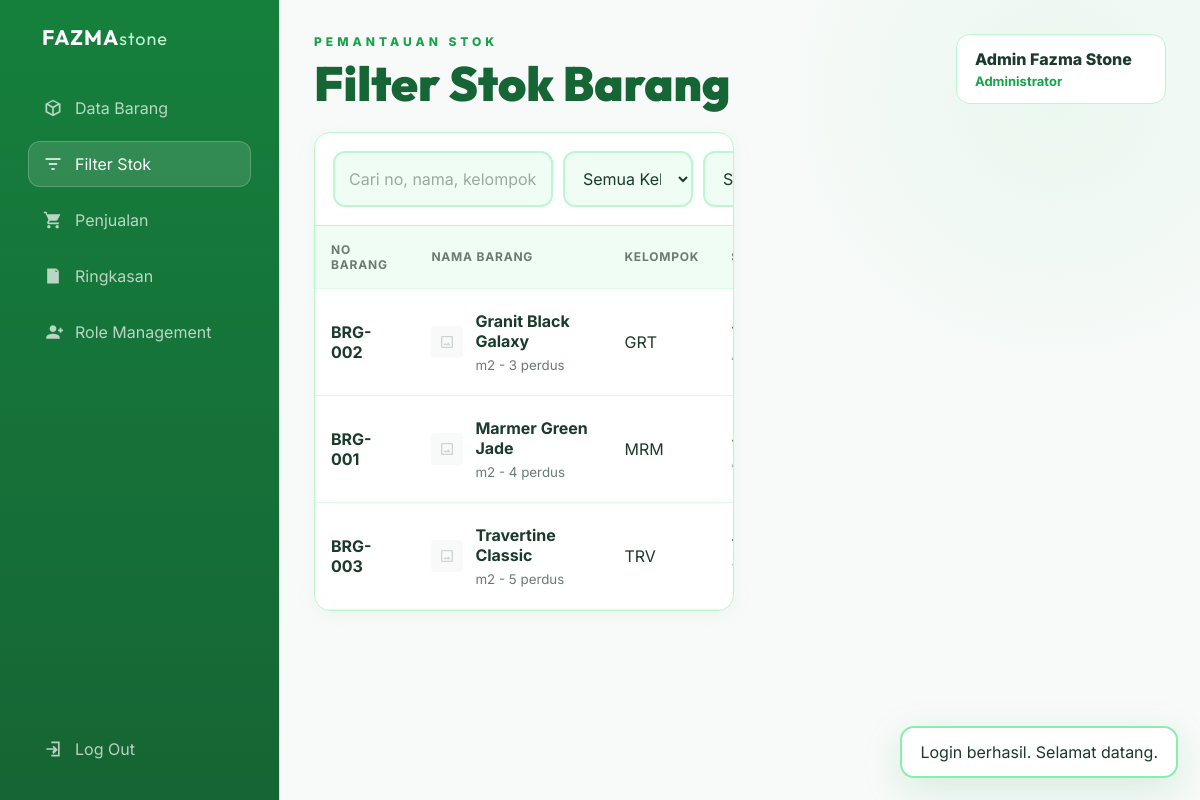
/filter-stok.php (signed in), run on an earlier commit of the app's database.
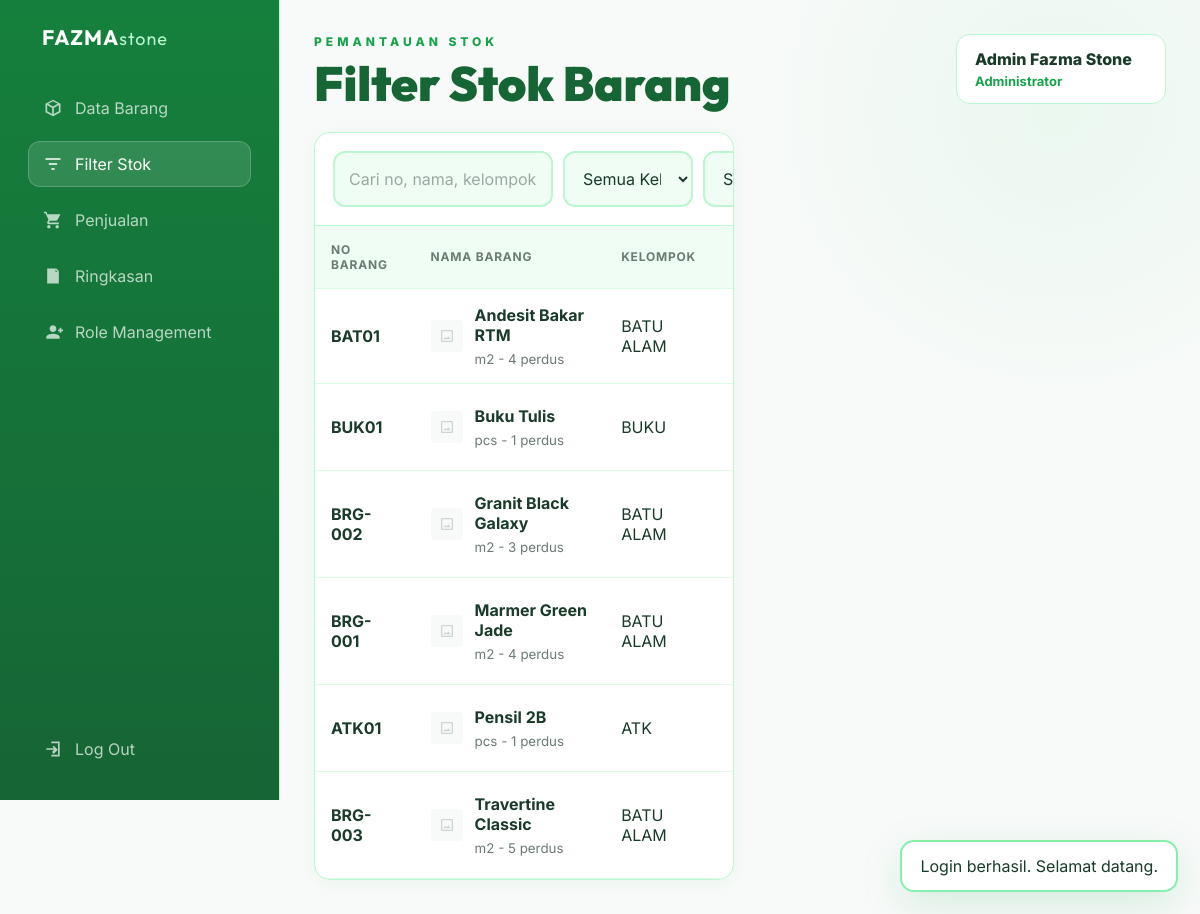
And on a later commit of the database.
### tables this page shows
CREATE TABLE barang (
  idbarang VARCHAR(15) NOT NULL,
  nama VARCHAR(40) NOT NULL,
  kelompok VARCHAR(50) NOT NULL,
  ukuran VARCHAR(20) NOT NULL DEFAULT '',
  stok INT UNSIGNED NOT NULL DEFAULT 0,
  harga INT UNSIGNED NOT NULL DEFAULT 0,
  satuan VARCHAR(5) NOT NULL,
  perdus INT UNSIGNED NOT NULL DEFAULT 0,
  margin1 INT UNSIGNED NOT NULL DEFAULT 0,
  harga1 INT UNSIGNED AS (ROUND((harga * margin1) / 100)) STORED,
  jual INT UNSIGNED AS (harga + ROUND((harga * margin1) / 100)) STORED,
  supplyer VARCHAR(5) NOT NULL,
  batas_diskon INT UNSIGNED NOT NULL DEFAULT 0,
  jumlah_diskon INT UNSIGNED NOT NULL DEFAULT 0,
  gambar VARCHAR(255) NOT NULL DEFAULT '',
  created_at TIMESTAMP NOT NULL DEFAULT CURRENT_TIMESTAMP,
  updated_at TIMESTAMP NOT NULL DEFAULT CURRENT_TIMESTAMP ON UPDATE CURRENT_TIMESTAMP,
  PRIMARY KEY (idbarang),
  INDEX idx_barang_nama (nama),
  INDEX idx_barang_kelompok (kelompok),
  INDEX idx_barang_supplyer (supplyer),
  INDEX idx_barang_stok (stok),
  INDEX idx_barang_harga (harga)
);

### backend/helpers.php (called while the page is built, shortened)
<?php
function app_base_path(): string
{
    $scriptName = str_replace('\\', '/', $_SERVER['SCRIPT_NAME'] ?? '');
    $directory = rtrim(str_replace('\\', '/', dirname($scriptName)), '/');
    if ($directory === '' || $directory === '.') {
        return '';
    }
    return $directory;
}
function url_path(string $path = ''): string
{
    $base = app_base_path();
    $path = '/' . ltrim($path, '/');
    return $base . $path;
}
function pull_flash(): ?array
{
    $flash = $_SESSION['flash'];
    return $flash;
}
function h(mixed $value): string
{
    return htmlspecialchars((string) $value, ENT_QUOTES, 'UTF-8');
}
function number_value(mixed $value): int
{
    return max(0, (int) $value);
}

### backend/auth.php (called while the page is built, shortened)
<?php
require_once __DIR__ . '/helpers.php';
require_once __DIR__ . '/database.php';
function current_user(): ?array
{
    return $_SESSION['user'] ?? null;
}
function is_administrator(): bool
{
    return strtolower((string) (current_user()['role'] ?? '')) === 'administrator';
}

### backend/database.php (called while the page is built, shortened)
<?php
function db(): PDO
{
    $dsn = 'mysql:host=' . DB_HOST . ';port=' . DB_PORT . ';dbname=' . DB_NAME . ';charset=utf8mb4';
    $pdo = new PDO($dsn, DB_USER, DB_PASS, [
        PDO::ATTR_ERRMODE => PDO::ERRMODE_EXCEPTION,
        PDO::ATTR_DEFAULT_FETCH_MODE => PDO::FETCH_ASSOC,
        PDO::ATTR_EMULATE_PREPARES => false,
    ]);
    ensure_database_schema($pdo);
    return $pdo;
}
function ensure_database_schema(PDO $pdo): void
{
    $pdo->exec("
        CREATE TABLE IF NOT EXISTS admins (
            id INT UNSIGNED AUTO_INCREMENT PRIMARY KEY,
            username VARCHAR(50) NOT NULL UNIQUE,
            email VARCHAR(120) NOT NULL UNIQUE,
            password_hash VARCHAR(255) NOT NULL,
            role VARCHAR(40) NOT NULL DEFAULT 'Administrator',
            name VARCHAR(120) NOT NULL,
            created_at TIMESTAMP NOT NULL DEFAULT CURRENT_TIMESTAMP,
            updated_at TIMESTAMP NOT NULL DEFAULT CURRENT_TIMESTAMP ON UPDATE CURRENT_TIMESTAMP
        ) ENGINE=InnoDB DEFAULT CHARSET=utf8mb4 COLLATE=utf8mb4_unicode_ci
    ");
    $pdo->exec("
        CREATE TABLE IF NOT EXISTS barang (
            idbarang VARCHAR(15) NOT NULL,
            nama VARCHAR(40) NOT NULL,
            kelompok VARCHAR(50) NOT NULL,
            ukuran VARCHAR(20) NOT NULL DEFAULT '',
            stok INT UNSIGNED NOT NULL DEFAULT 0,
            harga INT UNSIGNED NOT NULL DEFAULT 0,
            satuan VARCHAR(5) NOT NULL,
            perdus INT UNSIGNED NOT NULL DEFAULT 0,
            margin1 INT UNSIGNED NOT NULL DEFAULT 0,
            harga1 INT UNSIGNED AS (ROUND((harga * margin1) / 100)) STORED,
            jual INT UNSIGNED AS (harga + ROUND((harga * margin1) / 100)) STORED,
            supplyer VARCHAR(5) NOT NULL,
            batas_diskon INT UNSIGNED NOT NULL DEFAULT 0,
            jumlah_diskon INT UNSIGNED NOT NULL DEFAULT 0,
            gambar VARCHAR(255) NOT NULL DEFAULT '',
            created_at TIMESTAMP NOT NULL DEFAULT CURRENT_TIMESTAMP,
            updated_at TIMESTAMP NOT NULL DEFAULT CURRENT_TIMESTAMP ON UPDATE CURRENT_TIMESTAMP,
            PRIMARY KEY (idbarang),
            INDEX idx_barang_nama (nama),
            INDEX idx_barang_kelompok (kelompok),
            INDEX idx_barang_supplyer (supplyer),
            INDEX idx_barang_stok (stok),
            INDEX idx_barang_harga (harga)
        ) ENGINE=InnoDB DEFAULT CHARSET=utf8mb4 COLLATE=utf8mb4_unicode_ci
    ");
    $pdo->exec("
        CREATE TABLE IF NOT EXISTS b_keluar (
            id INT UNSIGNED AUTO_INCREMENT PRIMARY KEY,
            no_faktur CHAR(10) NOT NULL,
            tgl_faktur DATE NOT NULL,
            kode_brg VARCHAR(15) NOT NULL,
            jumlah INT UNSIGNED NOT NULL DEFAULT 0,
            harga_beli INT UNSIGNED NOT NULL DEFAULT 0,
            harga_jual INT UNSIGNED NOT NULL DEFAULT 0,
            total INT UNSIGNED NOT NULL DEFAULT 0,
            created_by INT UNSIGNED NULL,
            created_at TIMESTAMP NOT NULL DEFAULT CURRENT_TIMESTAMP,
            INDEX idx_b_keluar_faktur (no_faktur),
            INDEX idx_b_keluar_tanggal (tgl_faktur),
            INDEX idx_b_keluar_barang (kode_brg),
            CONSTRAINT fk_b_keluar_barang FOREIGN KEY (kode_brg) REFERENCES barang(idbarang)
                ON UPDATE CASCADE ON DELETE RESTRICT
        ) ENGINE=InnoDB DEFAULT CHARSET=utf8mb4 COLLATE=utf8mb4_unicode_ci
    ");
    try {
        $pdo->exec('ALTER TABLE barang MODIFY kelompok VARCHAR(50) NOT NULL');
    } catch (PDOException) {
    }
    $adminCount = (int) $pdo->query('SELECT COUNT(*) FROM admins')->fetchColumn();
}

### backend/barang.php (called while the page is built, shortened)
<?php
require_once __DIR__ . '/helpers.php';
require_once __DIR__ . '/database.php';
function normalize_barang(array $item): array
{
    $harga = number_value($item['harga'] ?? 0);
    $margin = number_value($item['margin1'] ?? 0);
    $hargaMargin = (int) round(($harga * $margin) / 100);
    $jual = $harga + $hargaMargin;
    $batas_diskon = number_value($item['batas_diskon'] ?? 0);
    $jumlah_diskon = (int) round(($jual * $batas_diskon) / 100);
    return [
        'idbarang' => strtoupper(substr(trim((string) ($item['idbarang'] ?? '')), 0, 15)),
        'nama' => substr(trim((string) ($item['nama'] ?? '')), 0, 40),
        'kelompok' => strtoupper(substr(trim((string) ($item['kelompok'] ?? '')), 0, 10)),
        'ukuran' => substr(trim((string) ($item['ukuran'] ?? '')), 0, 20),
        'stok' => number_value($item['stok'] ?? 0),
        'harga' => $harga,
        'satuan' => substr(trim((string) ($item['satuan'] ?? '')), 0, 5),
        'perdus' => number_value($item['perdus'] ?? 0),
        'margin1' => $margin,
        'harga1' => $hargaMargin,
        'jual' => $jual,
        'supplyer' => strtoupper(substr(trim((string) ($item['supplyer'] ?? '')), 0, 5)),
        'batas_diskon' => $batas_diskon,
        'jumlah_diskon' => $jumlah_diskon,
        'gambar' => trim((string) ($item['gambar'] ?? '')),
    ];
}
function all_barang(): array
{
    $statement = db()->query('
        SELECT idbarang, nama, kelompok, ukuran, stok, harga, satuan, perdus, margin1, harga1, jual,
               supplyer, batas_diskon, jumlah_diskon, gambar
        FROM barang
        ORDER BY nama ASC
    ');
    return array_map('normalize_barang', $statement->fetchAll());
}
function filter_barang(array $rows, array $filters): array
{
    $search = strtolower(trim((string) ($filters['search'] ?? '')));
    $kelompok = strtoupper(trim((string) ($filters['kelompok'] ?? '')));
    $supplyer = strtoupper(trim((string) ($filters['supplyer'] ?? '')));
    $stok = trim((string) ($filters['stok'] ?? ''));
    $sort = trim((string) ($filters['sort'] ?? 'nama-asc'));
    $results = array_values(array_filter($rows, function (array $item) use ($search, $kelompok, $supplyer, $stok): bool {
        if ($search !== '') {
            $haystack = strtolower(implode(' ', [$item['idbarang'], $item['nama'], $item['kelompok'], $item['supplyer']]));
            if (!str_contains($haystack, $search)) {
                return false;
            }
        }
        if ($kelompok !== '' && $item['kelompok'] !== $kelompok) {
            return false;
        }
        if ($supplyer !== '' && $item['supplyer'] !== $supplyer) {
            return false;
        }
        if ($stok === 'available' && $item['stok'] <= 0) {
            return false;
        }
        if ($stok === 'low' && !($item['stok'] > 0 && $item['stok'] <= 10)) {
            return false;
        }
        if ($stok === 'empty' && $item['stok'] !== 0) {
            return false;
        }
        return true;
    }));
    usort($results, function (array $a, array $b) use ($sort): int {
        return match ($sort) {
            'stok-asc' => $a['stok'] <=> $b['stok'],
            'stok-desc' => $b['stok'] <=> $a['stok'],
            'harga-asc' => $a['harga'] <=> $b['harga'],
            'harga-desc' => $b['harga'] <=> $a['harga'],
            default => strcasecmp($a['nama'], $b['nama']),
        };
    });
    return $results;
}

### public/filter-stok.php (the view, shortened to what this page needs)
<?php
require_once __DIR__ . '/../backend/auth.php';
require_once __DIR__ . '/../backend/barang.php';
$user = current_user();
$rows = all_barang();
$filters = [
    'search' => $_GET['search'] ?? '',
    'kelompok' => $_GET['kelompok'] ?? '',
    'supplyer' => $_GET['supplyer'] ?? '',
    'stok' => $_GET['stok'] ?? '',
    'sort' => $_GET['sort'] ?? 'nama-asc',
];
$items = filter_barang($rows, $filters);
require __DIR__ . '/../frontend/layout/header.php';
?>
<?php $currentPage = 'filter-stok'; ?>
<main class="dashboard">
  <?php require __DIR__ . '/../frontend/components/sidebar.php'; ?>
  <section class="content">
    <header class="topbar">
      <div>
        <span class="eyebrow">Pemantauan Stok</span>
        <h1>Filter Stok Barang</h1>
      </div>
      <div class="user-pill">
        <span><?= h($user['name'] ?? 'Admin') ?></span>
        <strong><?= h($user['role'] ?? 'Administrator') ?></strong>
      </div>
    </header>
    <section class="workspace full-width">
      <section class="table-panel">
        <form class="filter-bar" id="filter" method="get" action="<?= h(url_path('/filter-stok.php')) ?>">
          <input name="search" placeholder="Cari no, nama, kelompok, atau suplyer" value="<?= h($filters['search']) ?>">
          <select name="kelompok" onchange="this.form.submit()">
            <option value="">Semua Kelompok</option>
          </select>
          <select name="supplyer" onchange="this.form.submit()">
            <option value="">Semua Suplyer</option>
          </select>
        </form>
        <div class="table-container">
          <table>
            <thead>
              <tr>
                <th>No Barang</th>
                <th>Nama Barang</th>
                <th>Kelompok</th>
                <th>Stok</th>
              </tr>
            </thead>
            <tbody>
              <?php foreach ($items as $item): ?>
                <tr>
                  <td><strong><?= h($item['idbarang']) ?></strong></td>
                  <td>
                    <div style="display:flex; align-items:center; gap:12px;">
                      <div style="width:32px; height:32px; border-radius:4px; overflow:hidden; background:var(--gray-50); flex-shrink:0;">
                        <?php if(!empty($item['gambar'])): ?>
                          <img src="<?= h(url_path('/' . $item['gambar'])) ?>" alt="<?= h($item['nama']) ?>" style="width:100%; height:100%; object-fit:cover;">
                        <?php else: ?>
                          <div style="width:100%; height:100%; display:flex; align-items:center; justify-content:center; color:var(--gray-300);">
                            <svg style="width:16px; height:16px;" viewBox="0 0 24 24" fill="currentColor"><path d="M19 3H5c-1.1 0-2 .9-2 2v14c0 1.1.9 2 2 2h14c1.1 0 2-.9 2-2V5c0-1.1-.9-2-2-2Zm0 16H5V5h14v14Zm-5.04-6.71l-2.75 3.54-1.96-2.36L6.5 17h11l-3.54-4.71Z"/></svg>
                          </div>
                        <?php endif; ?>
                      </div>
                      <div>
                        <strong style="color:var(--gray-900); display:block;"><?= h($item['nama']) ?></strong>
                        <small style="color:var(--gray-500);"><?= h($item['satuan']) ?> - <?= h($item['perdus']) ?> perdus <?php if(!empty($item['ukuran'])) echo '- ' . h($item['ukuran']); ?></small>
                      </div>
                    </div>
                  </td>
                  <td><span class="badge"><?= h($item['kelompok']) ?></span></td>
                  <td>
                    <?php if ($item['stok'] === 0): ?>
                      <span class="text-danger">0<br><small>Habis</small></span>
                    <?php elseif ($item['stok'] < 10): ?>
                      <span class="text-warning"><?= h($item['stok']) ?><br><small>Tipis</small></span>
                    <?php else: ?>
                      <span class="text-success"><?= h($item['stok']) ?><br><small>Aman</small></span>
                    <?php endif; ?>
                  </td>
                </tr>
              <?php endforeach; ?>
            </tbody>
          </table>
        </div>
      </section>
    </section>
  </section>
</main>
<?php require __DIR__ . '/../frontend/components/flash.php'; ?>
</body>
</html>

### frontend/layout/header.php (shortened to what this page needs)
<!doctype html>
<html lang="id">
  <head>
    <link rel="stylesheet" href="<?= h(url_path('/assets/css/styles.css')) ?>">
  </head>
  <body>

### frontend/components/sidebar.php (shortened to what this page needs)
<?php
$currentPage = $currentPage ?? 'dashboard';
?>
<aside class="sidebar">
  <div class="brand-mark compact">
    <strong>FAZMA<span>stone</span></strong>
  </div>
  <nav>
    <a class="<?= $currentPage === 'dashboard' ? 'active' : '' ?>" href="<?= h(url_path('/dashboard.php')) ?>">
      <svg viewBox="0 0 24 24"><path d="M3 7 12 2l9 5v10l-9 5-9-5V7Zm9 3.2L17.8 7 12 3.8 6.2 7 12 10.2Zm-7 5.6 6 3.4v-7.3L5 8.5v7.3Zm8 3.4 6-3.4V8.5l-6 3.4v7.3Z"/></svg>
      Data Barang
    </a>
    <a class="<?= $currentPage === 'filter-stok' ? 'active' : '' ?>" href="<?= h(url_path('/filter-stok.php')) ?>">
      <svg viewBox="0 0 24 24"><path d="M3 5h18v2H3V5Zm4 6h10v2H7v-2Zm3 6h4v2h-4v-2Z"/></svg>
      Filter Stok
    </a>
    <a class="<?= $currentPage === 'penjualan' ? 'active' : '' ?>" href="<?= h(url_path('/penjualan.php')) ?>">
      <svg viewBox="0 0 24 24"><path d="M7 18c-1.1 0-2 .9-2 2s.9 2 2 2 2-.9 2-2-.9-2-2-2ZM1 2v2h2l3.6 7.6-1.35 2.45C4.52 15.38 5.48 17 7 17h12v-2H7l1.1-2h7.45c.75 0 1.41-.41 1.75-1.03L21 5H5.2L4.25 2H1Zm16 16c-1.1 0-2 .9-2 2s.9 2 2 2 2-.9 2-2-.9-2-2-2Z"/></svg>
      Penjualan
    </a>
    <a class="<?= $currentPage === 'ringkasan' ? 'active' : '' ?>" href="<?= h(url_path('/ringkasan.php')) ?>">
      <svg viewBox="0 0 24 24"><path d="M5 3h11l3 3v15H5V3Zm10 1.5V7h2.5L15 4.5ZM8 11h8v2H8v-2Zm0 4h8v2H8v-2Z"/></svg>
      Ringkasan
    </a>
    <?php if (function_exists('is_administrator') && is_administrator()): ?>
      <a class="<?= $currentPage === 'role-management' ? 'active' : '' ?>" href="<?= h(url_path('/role-management.php')) ?>">
        <svg viewBox="0 0 24 24"><path d="M12 12c2.2 0 4-1.8 4-4s-1.8-4-4-4-4 1.8-4 4 1.8 4 4 4Zm0 2c-2.7 0-8 1.3-8 4v2h16v-2c0-2.7-5.3-4-8-4Zm8-1v-2h-2V9h2V7h2v2h2v2h-2v2h-2Z"/></svg>
        Role Management
      </a>
    <?php endif; ?>
  </nav>
  <form method="post" action="<?= h(url_path('/logout.php')) ?>" class="logout-form">
    <button class="logout-button" type="submit">
      <svg viewBox="0 0 24 24"><path d="M10 3h10v18H10v-2h8V5h-8V3Zm1.4 11.6L14 12l-2.6-2.6L12.8 8l5 5-5 5-1.4-1.4ZM4 11h10v2H4v-2Z"/></svg>
      Log Out
    </button>
  </form>
</aside>

### frontend/components/flash.php
<?php
$flash = pull_flash();
?>
<?php if ($flash): ?>
  <div class="toast <?= h($flash['type']) ?>">
    <?= h($flash['message']) ?>
  </div>
<?php endif; ?>

What changed in the data, as far as the page shows it:
added barang: idbarang "BAT01", nama "Andesit Bakar RTM", satuan "m2", perdus "4", kelompok "BATU ALAM"
added barang: idbarang "BUK01", nama "Buku Tulis", satuan "pcs", perdus "1", kelompok "BUKU"
changed barang "BRG-002": kelompok "GRT" → "BATU ALAM"
changed barang "BRG-001": kelompok "MRM" → "BATU ALAM"
added barang: idbarang "ATK01", nama "Pensil 2B", satuan "pcs", perdus "1", kelompok "ATK"
changed barang "BRG-003": kelompok "TRV" → "BATU ALAM"
